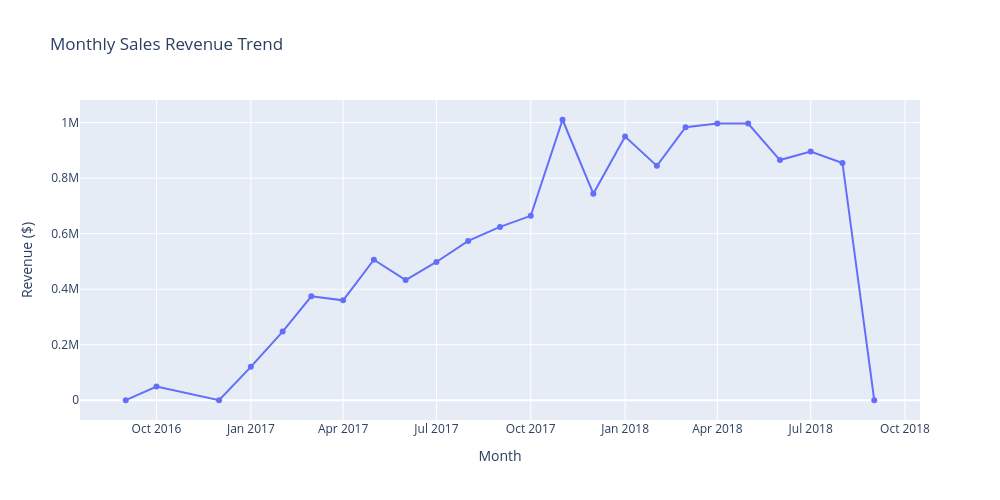

Source (notebook cell):
### Markdown cell above
## 1. Monthly Revenue Trend

To understand how sales performance changes over time, monthly revenue is visualized using a line chart.

This visualization helps identify periods of higher and lower sales and makes the overall revenue trend easier to understand.

The chart is based on the order purchase date and product sales price.

### Code cell
fig = px.line(
    monthly_revenue,
    x='purchase_month',
    y='price',
    markers=True,
    title='Monthly Sales Revenue Trend',
    labels={
        'purchase_month': 'Month',
        'price': 'Revenue ($)'
    },
    height=500,
    width= 1000
)

fig.show()

### Figure 1 — Plotly figure (JSON) as saved in the notebook; plotly's stock layout.template omitted (floating-point values rounded to 4 significant figures)
{"data": [{"hovertemplate": "Month=%{x}<br>Revenue ($)=%{y}<extra></extra>", "legendgroup": "", "line": {"color": "#636efa", "dash": "solid"}, "marker": {"symbol": "circle"}, "mode": "lines+markers", "name": "", "orientation": "v", "showlegend": false, "type": "scatter", "x": ["2016-09", "2016-10", "2016-12", "2017-01", "2017-02", "2017-03", "2017-04", "2017-05", "2017-06", "2017-07", "2017-08", "2017-09", "2017-10", "2017-11", "2017-12", "2018-01", "2018-02", "2018-03", "2018-04", "2018-05", "2018-06", "2018-07", "2018-08", "2018-09"], "xaxis": "x", "y": [267.4, 49510.0, 10.9, 120300.0, 247300.0, 374300.0, 359900.0, 506100.0, 433000.0, 498000.0, 574000.0, 624400.0, 664200.0, 1010000.0, 743900.0, 950000.0, 844200.0, 983200.0, 996600.0, 996500.0, 865100.0, 895500.0, 854700.0, 145.0], "yaxis": "y"}], "layout": {"height": 500, "legend": {"tracegroupgap": 0}, "title": {"text": "Monthly Sales Revenue Trend"}, "width": 1000, "xaxis": {"anchor": "y", "domain": [0, 1], "title": {"text": "Month"}}, "yaxis": {"anchor": "x", "domain": [0, 1], "title": {"text": "Revenue ($)"}}}}
